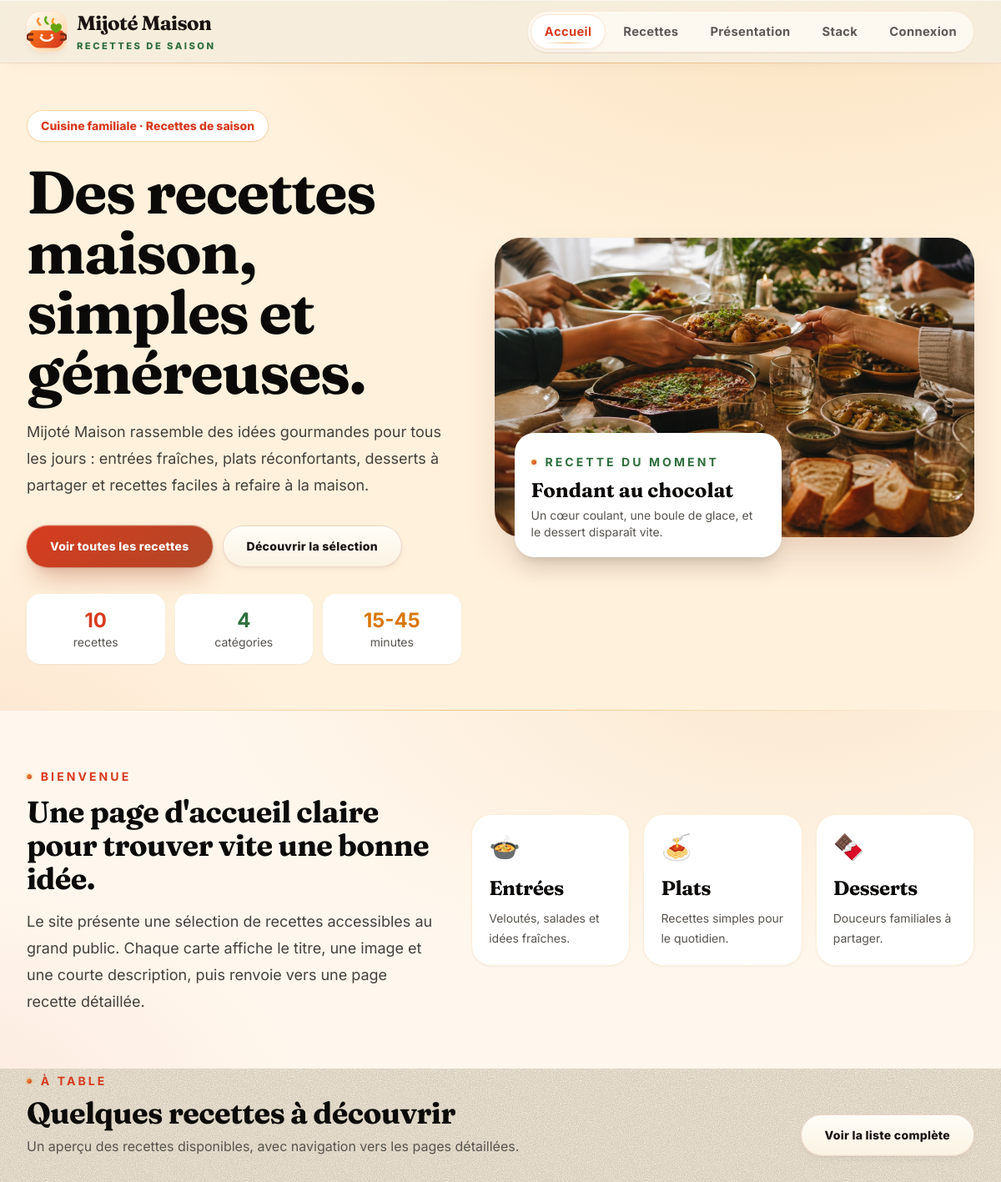
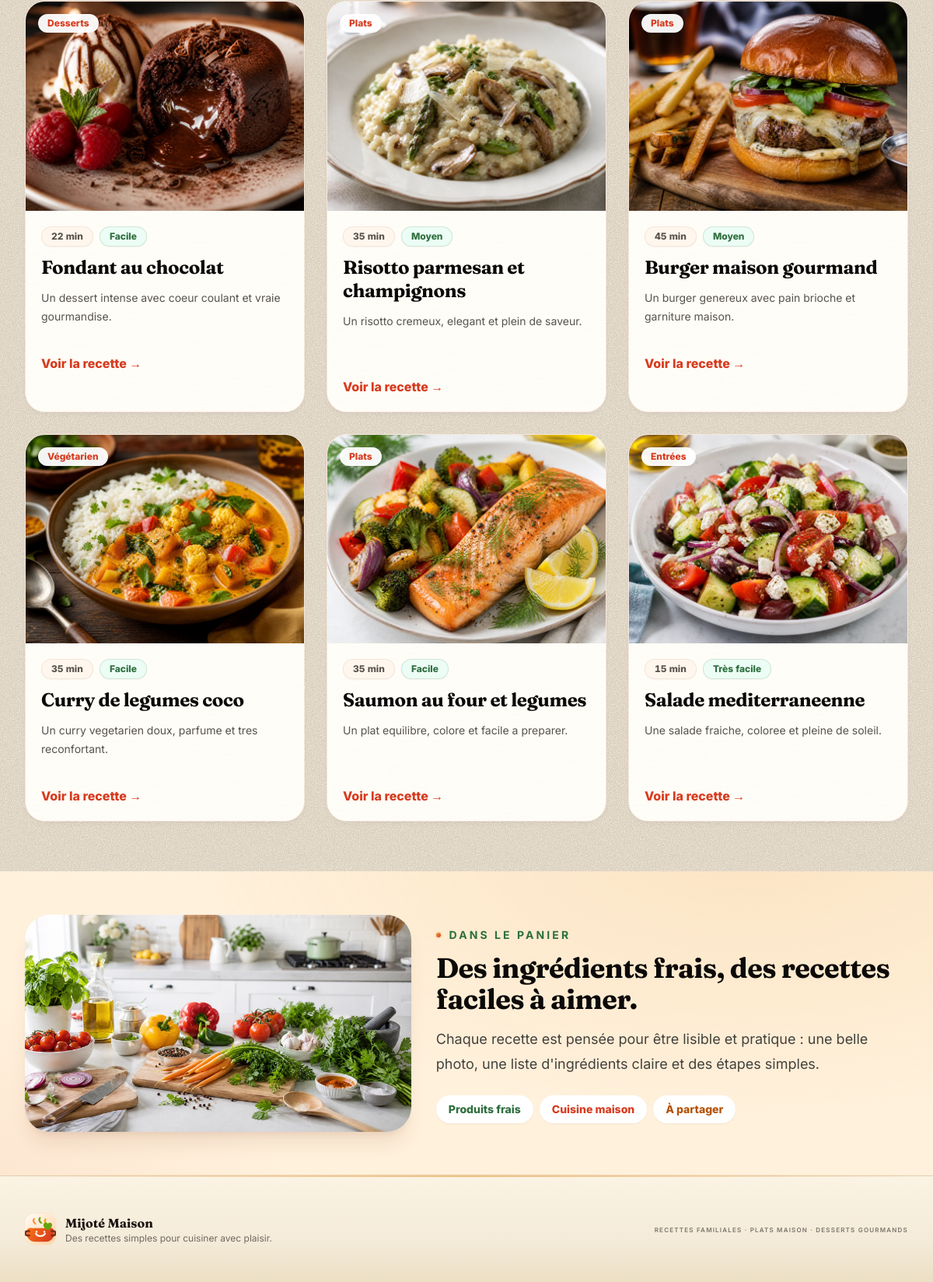
The page / on the database its author committed (2 pictures, top to bottom).
### tables this page shows
CREATE TABLE IF NOT EXISTS recipes (
  id INT AUTO_INCREMENT PRIMARY KEY,
  title VARCHAR(150) NOT NULL,
  slug VARCHAR(180) NOT NULL UNIQUE,
  short_description VARCHAR(300) NOT NULL,
  description TEXT NOT NULL,
  ingredients TEXT NOT NULL,
  preparation_steps TEXT NOT NULL,
  image_path VARCHAR(255) NULL,
  category VARCHAR(40) NOT NULL DEFAULT 'plats',
  status ENUM('draft', 'published', 'archived') NOT NULL DEFAULT 'draft',
  published_at DATETIME NULL,
  view_count INT UNSIGNED NOT NULL DEFAULT 0,
  created_at DATETIME NOT NULL DEFAULT CURRENT_TIMESTAMP,
  updated_at DATETIME NOT NULL DEFAULT CURRENT_TIMESTAMP ON UPDATE CURRENT_TIMESTAMP,
  INDEX idx_recipes_slug (slug),
  INDEX idx_recipes_public (status, category, published_at)
);

### app/config/database.php (called while the page is built, shortened)
<?php
function db(): PDO
{
    $host = env_value('DB_HOST', '127.0.0.1');
    $port = env_value('DB_PORT', '3306');
    $name = env_value('DB_NAME', 'secure_recipes_greta92');
    $user = env_value('DB_USER', 'root');
    $password = env_value('DB_PASSWORD', '');
    $dsn = "mysql:host={$host};port={$port};dbname={$name};charset=utf8mb4";
    $pdo = new PDO($dsn, (string) $user, (string) $password, [
        PDO::ATTR_ERRMODE => PDO::ERRMODE_EXCEPTION,
        PDO::ATTR_DEFAULT_FETCH_MODE => PDO::FETCH_ASSOC,
        PDO::ATTR_EMULATE_PREPARES => false,
    ]);
    return $pdo;
}

### app/repositories/RecipeRepository.php (called while the page is built, shortened)
<?php
final class RecipeRepository
{
    public function latest(int $limit = 5): array
    {
        $stmt = $this->pdo->prepare("SELECT * FROM recipes WHERE status = 'published' ORDER BY published_at DESC, created_at DESC, id DESC LIMIT :limit");
        $stmt->bindValue(':limit', $limit, PDO::PARAM_INT);
        $stmt->execute();
        return $stmt->fetchAll();
    }
    public function count(): int
    {
        $stmt = $this->pdo->prepare("SELECT COUNT(*) FROM recipes WHERE status = 'published'");
        $stmt->execute();
        return (int) $stmt->fetchColumn();
    }
}

### public/index.php (the view, shortened to what this page needs)
<?php
require_once BASE_PATH . '/app/config/database.php';
require_once BASE_PATH . '/app/repositories/RecipeRepository.php';
$recipes = [];
$totalRecipes = 0;
$dbError = null;
try {
    $repo = new RecipeRepository(db());
    $recipes = $repo->latest(6);
    $totalRecipes = $repo->count();
} catch (Throwable $exception) {
    $dbError = 'Impossible de charger les recettes pour le moment.';
}
?>
<section class="relative overflow-hidden bg-[#fff1dc]">
    <div class="mx-auto grid max-w-7xl gap-10 px-4 py-10 sm:px-6 lg:grid-cols-[.95fr_1.05fr] lg:items-center lg:px-8 lg:py-14">
        <div class="relative z-10">
            <span class="inline-flex rounded-full border border-orange-200 bg-white px-4 py-2 text-sm font-extrabold text-tomato shadow-sm">Cuisine familiale · Recettes de saison</span>
            <h1 class="mt-6 max-w-3xl font-serif text-5xl font-bold leading-tight text-stone-950 sm:text-7xl">Des recettes maison, simples et généreuses.</h1>
            <p class="mt-5 max-w-2xl text-lg leading-8 text-stone-700">Mijoté Maison rassemble des idées gourmandes pour tous les jours : entrées fraîches, plats réconfortants, desserts à partager et recettes faciles à refaire à la maison.</p>
            <div class="mt-8 flex flex-wrap gap-3">
                <a class="btn-primary" href="/recettes">Voir toutes les recettes</a>
                <a class="btn-secondary" href="#apercu-recettes">Découvrir la sélection</a>
            </div>
            <div class="mt-8 grid max-w-xl grid-cols-3 gap-3 text-center text-sm">
                <div class="rounded-2xl bg-white p-4 shadow-sm"><strong class="block text-2xl text-tomato"><?= e($totalRecipes > 0 ? (string) $totalRecipes : '10') ?></strong><span class="text-stone-600">recettes</span></div>
                <div class="rounded-2xl bg-white p-4 shadow-sm"><strong class="block text-2xl text-herb"><?= e((string) count(recipe_categories())) ?></strong><span class="text-stone-600">catégories</span></div>
                <div class="rounded-2xl bg-white p-4 shadow-sm"><strong class="block text-2xl text-amber-600">15-45</strong><span class="text-stone-600">minutes</span></div>
            </div>
        </div>
        <div class="relative">
            <img class="aspect-[16/10] w-full rounded-[2rem] object-cover shadow-2xl shadow-orange-900/20" src="/assets/img/recipes/hero-cuisine-familiale.webp" alt="Table conviviale avec plusieurs plats maison">
            <div class="absolute -bottom-6 left-6 max-w-xs rounded-3xl bg-white p-5 shadow-xl">
                <p class="text-sm font-extrabold uppercase tracking-[0.16em] text-herb">Recette du moment</p>
                <p class="mt-2 font-serif text-2xl font-bold text-stone-950">Fondant au chocolat</p>
                <p class="mt-1 text-sm text-stone-600">Un cœur coulant, une boule de glace, et le dessert disparaît vite.</p>
            </div>
        </div>
    </div>
</section>
<section class="bg-cream py-16">
    <div class="mx-auto grid max-w-7xl gap-10 px-4 sm:px-6 lg:grid-cols-[.9fr_1.1fr] lg:items-center lg:px-8">
        <div>
            <p class="text-sm font-extrabold uppercase tracking-[0.18em] text-tomato">Bienvenue</p>
            <h2 class="mt-3 font-serif text-4xl font-bold text-stone-950">Une page d'accueil claire pour trouver vite une bonne idée.</h2>
            <p class="mt-4 text-lg leading-8 text-stone-700">Le site présente une sélection de recettes accessibles au grand public. Chaque carte affiche le titre, une image et une courte description, puis renvoie vers une page recette détaillée.</p>
        </div>
        <div class="grid gap-4 sm:grid-cols-3">
            <div class="rounded-[1.5rem] border border-orange-100 bg-white p-5 shadow-sm">
                <p class="text-3xl">🍲</p>
                <h3 class="mt-4 font-serif text-2xl font-bold text-stone-950">Entrées</h3>
                <p class="mt-2 text-sm leading-6 text-stone-600">Veloutés, salades et idées fraîches.</p>
            </div>
            <div class="rounded-[1.5rem] border border-orange-100 bg-white p-5 shadow-sm">
                <p class="text-3xl">🍝</p>
                <h3 class="mt-4 font-serif text-2xl font-bold text-stone-950">Plats</h3>
                <p class="mt-2 text-sm leading-6 text-stone-600">Recettes simples pour le quotidien.</p>
            </div>
            <div class="rounded-[1.5rem] border border-orange-100 bg-white p-5 shadow-sm">
                <p class="text-3xl">🍫</p>
                <h3 class="mt-4 font-serif text-2xl font-bold text-stone-950">Desserts</h3>
                <p class="mt-2 text-sm leading-6 text-stone-600">Douceurs familiales à partager.</p>
            </div>
        </div>
    </div>
</section>
<section id="apercu-recettes" class="mx-auto max-w-7xl px-4 pb-16 sm:px-6 lg:px-8">
    <div class="mb-8 flex flex-col gap-3 sm:flex-row sm:items-end sm:justify-between">
        <div>
            <p class="text-sm font-extrabold uppercase tracking-[0.18em] text-tomato">À table</p>
            <h2 class="mt-2 font-serif text-4xl font-bold text-stone-950">Quelques recettes à découvrir</h2>
            <p class="mt-2 max-w-2xl text-stone-600">Un aperçu des recettes disponibles, avec navigation vers les pages détaillées.</p>
        </div>
        <a class="btn-secondary" href="/recettes">Voir la liste complète</a>
    </div>
    <?php if ($dbError): ?>
        <div class="rounded-3xl border border-amber-200 bg-amber-50 p-5 text-amber-900"><?= e($dbError) ?></div>
    <?php elseif (!$recipes): ?>
        <div class="rounded-3xl border border-orange-100 bg-white p-5 text-stone-600">Aucune recette publiée pour le moment.</div>
    <?php else: ?>
        <div class="grid gap-7 sm:grid-cols-2 lg:grid-cols-3">
            <?php foreach ($recipes as $recipe): ?>
                <?php $meta = recipe_public_meta($recipe['slug'] ?? null); ?>
                <article class="group overflow-hidden rounded-[1.6rem] border border-orange-100 bg-white shadow-sm transition hover:-translate-y-1 hover:shadow-xl hover:shadow-orange-900/10">
                    <a href="<?= e(recipe_url((string) $recipe['slug'])) ?>" class="block">
                        <div class="relative">
                            <img class="aspect-[4/3] w-full object-cover transition duration-500 group-hover:scale-105" src="<?= e(recipe_image_url($recipe['image_path'])) ?>" alt="">
                            <span class="absolute left-4 top-4 rounded-full bg-white/95 px-3 py-1 text-xs font-extrabold text-tomato shadow-sm"><?= e(recipe_category_label($recipe['category'] ?? null)) ?></span>
                        </div>
                        <div class="p-5">
                            <div class="mb-3 flex flex-wrap gap-2 text-xs font-extrabold text-stone-600">
                                <span class="rounded-full bg-orange-50 px-3 py-1"><?= e($meta['time']) ?></span>
                                <span class="rounded-full bg-emerald-50 px-3 py-1 text-herb"><?= e($meta['level']) ?></span>
                            </div>
                            <h3 class="font-serif text-2xl font-bold leading-tight text-stone-950"><?= e($recipe['title']) ?></h3>
                            <p class="mt-3 min-h-16 text-sm leading-6 text-stone-600"><?= e($recipe['short_description']) ?></p>
                            <span class="mt-5 inline-flex font-extrabold text-tomato">Voir la recette →</span>
                        </div>
                    </a>
                </article>
            <?php endforeach; ?>
        </div>
    <?php endif; ?>
</section>
<section class="bg-[#fff1dc] py-14">
    <div class="mx-auto grid max-w-7xl gap-8 px-4 sm:px-6 lg:grid-cols-[.9fr_1.1fr] lg:items-center lg:px-8">
        <img class="aspect-[16/9] w-full rounded-[2rem] object-cover shadow-xl shadow-orange-900/10" src="/assets/img/recipes/ingredients-frais.webp" alt="Ingrédients frais sur un plan de travail">
        <div>
            <p class="text-sm font-extrabold uppercase tracking-[0.18em] text-herb">Dans le panier</p>
            <h2 class="mt-3 font-serif text-4xl font-bold text-stone-950">Des ingrédients frais, des recettes faciles à aimer.</h2>
            <p class="mt-4 text-lg leading-8 text-stone-700">Chaque recette est pensée pour être lisible et pratique : une belle photo, une liste d'ingrédients claire et des étapes simples.</p>
            <div class="mt-6 flex flex-wrap gap-2 text-sm font-extrabold">
                <span class="rounded-full bg-white px-4 py-2 text-herb shadow-sm">Produits frais</span>
                <span class="rounded-full bg-white px-4 py-2 text-tomato shadow-sm">Cuisine maison</span>
                <span class="rounded-full bg-white px-4 py-2 text-amber-700 shadow-sm">À partager</span>
            </div>
        </div>
    </div>
</section>

### rows shown on the page
recipes: image_path (picture), category "Desserts", slug "22 min", slug "Facile", title "Fondant au chocolat", short_description "Un dessert intense avec coeur coulant et vraie gourmandise."
recipes: image_path (picture), category "Plats", slug "35 min", slug "Moyen", title "Risotto parmesan et champignons", short_description "Un risotto cremeux, elegant et plein de saveur."
recipes: image_path (picture), category "Plats", slug "45 min", slug "Moyen", title "Burger maison gourmand", short_description "Un burger genereux avec pain brioche et garniture maison."
recipes: image_path (picture), category "Végétarien", slug "35 min", slug "Facile", title "Curry de legumes coco", short_description "Un curry vegetarien doux, parfume et tres reconfortant."
recipes: image_path (picture), category "Plats", slug "35 min", slug "Facile", title "Saumon au four et legumes", short_description "Un plat equilibre, colore et facile a preparer."
recipes: image_path (picture), category "Entrées", slug "15 min", slug "Très facile", title "Salade mediterraneenne", short_description "Une salade fraiche, coloree et pleine de soleil."

### other values the page prints
$label "Accueil Recettes Présentation Stack Connexion"
$totalRecipes > 0 ? (string) $totalRecipes : '10' "10"
count(recipe_categories()) "4"
